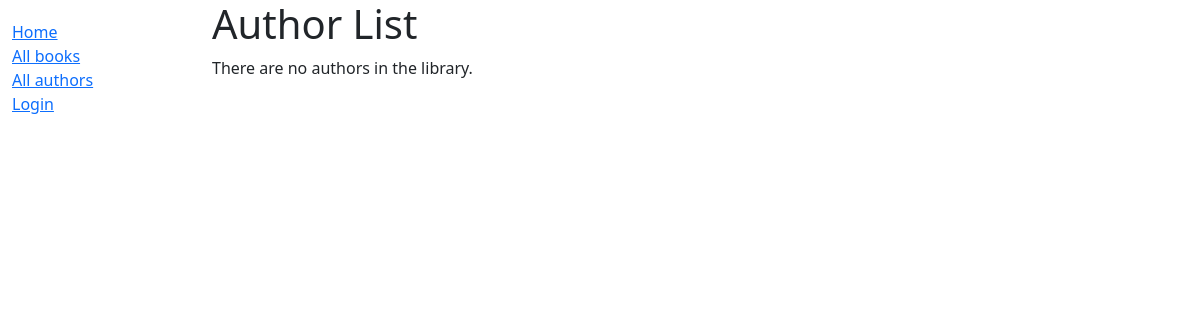
The app's page /catalog/author/, older data.
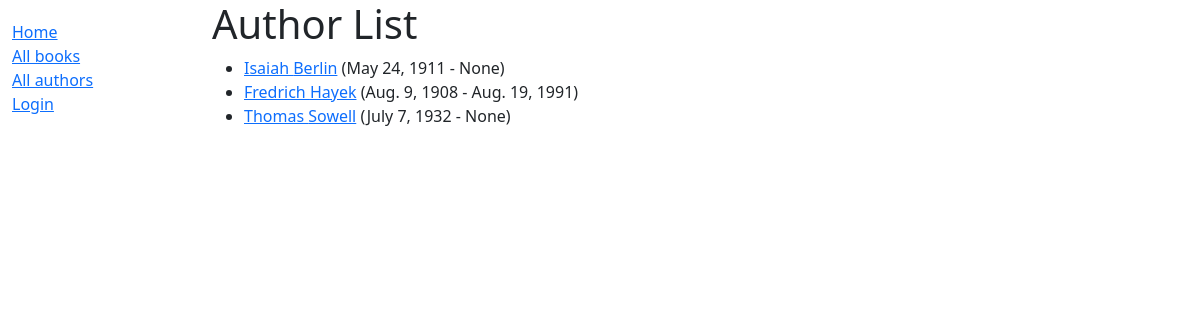
The same page, newer data.
### catalog/models.py (models this page shows, shortened)
class Author(models.Model):
    first_name = models.CharField(max_length=100)
    last_name = models.CharField(max_length=100)
    date_of_birth = models.DateField(null=True, blank=True)
    date_of_death = models.DateField('Died', null=True, blank=True)
    class Meta:
        ordering = ['last_name', 'first_name']
    def get_absolute_url(self):
        return reverse('author-detail', args=[str(self.id)])

### catalog/views.py (the view)
# urls.py: path('author/', views.AuthorListView.as_view(), name='authors'),
class AuthorListView(generic.ListView):
    model = Author
    paginate_by = 10

### catalog/templates/catalog/author_list.html
{% extends "base_generic.html" %}
{% block content %}
  <h1>Author List</h1>
  {% if author_list %}
    <ul>
      {% for author in author_list %}
      <li>
        <a href="{{ author.get_absolute_url }}">{{ author.first_name }} {{ author.last_name }}</a>
        ({{author.date_of_birth}} - {{author.date_of_death}})
      </li>
      {% endfor %}
    </ul>
  {% else %}
    <p>There are no authors in the library.</p>
  {% endif %}
{% endblock %}

### catalog/templates/base_generic.html (shortened to what this page needs)
<!DOCTYPE html>
<html lang="en">
  <head>
    <link href="https://cdn.jsdelivr.net/npm/bootstrap@5.3.2/dist/css/bootstrap.min.css"
      rel="stylesheet"
>
    {% load static %}
    <link rel="stylesheet" href="{% static 'css/styles.css' %}" />
  </head>
  <body>
    <div class="container-fluid">
      <div class="row">
        <div class="col-sm-2">
          {% block sidebar %}
            <ul class="sidebar-nav">
              <li><a href="{% url 'index' %}">Home</a></li>
              <li><a href="{% url 'books' %}">All books</a></li>
              <li><a href="{% url 'authors' %}">All authors</a></li>
              {% if user.is_authenticated %}
                <li>User: {{ user.get_username }}</li>
                <li><a href="{% url 'my-borrowed' %}">My Borrowed</a></li>
                <li><a href="{% url 'logout' %}?next={{ request.path }}">Logout</a></li>
                {% else %}
                <li><a href="{% url 'login' %}?next={{ request.path }}">Login</a></li>
              {% endif %}
            </ul>
          {% endblock %}
        </div>
        <div class="col-sm-10 ">{% block content %}{% endblock %}</div>
      </div>
    </div>
  </body>
</html>

### catalog/static/css/styles.css (style rules this page uses)
.sidebar-nav { margin-top: 20px; padding: 0; list-style: none; }

Row changes from the older to the newer data that the page shows:
added Author: first_name "Isaiah", last_name "Berlin", date_of_birth "May 24, 1911", date_of_death "None"
added Author: first_name "Fredrich", last_name "Hayek", date_of_birth "Aug. 9, 1908", date_of_death "Aug. 19, 1991"
added Author: first_name "Thomas", last_name "Sowell", date_of_birth "July 7, 1932", date_of_death "None"
Text that changed along with them:
text no longer shown: "There are no authors in the library."
